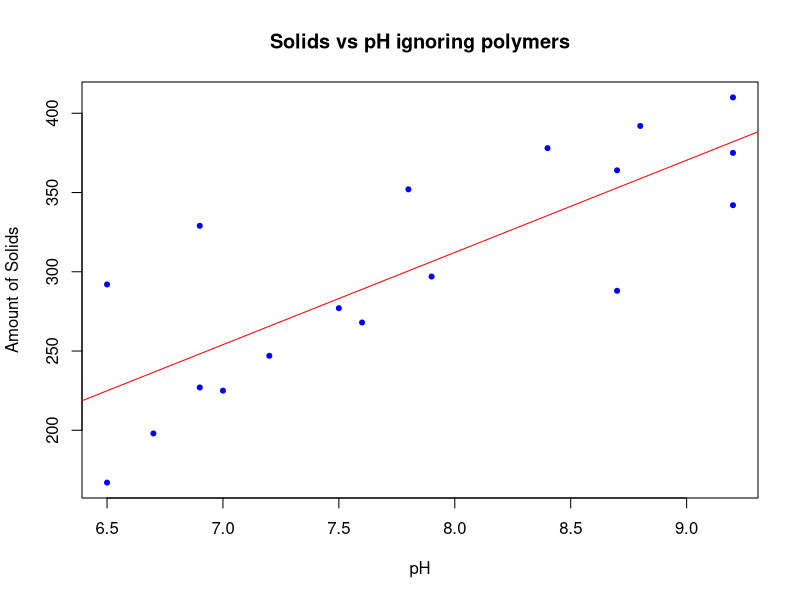
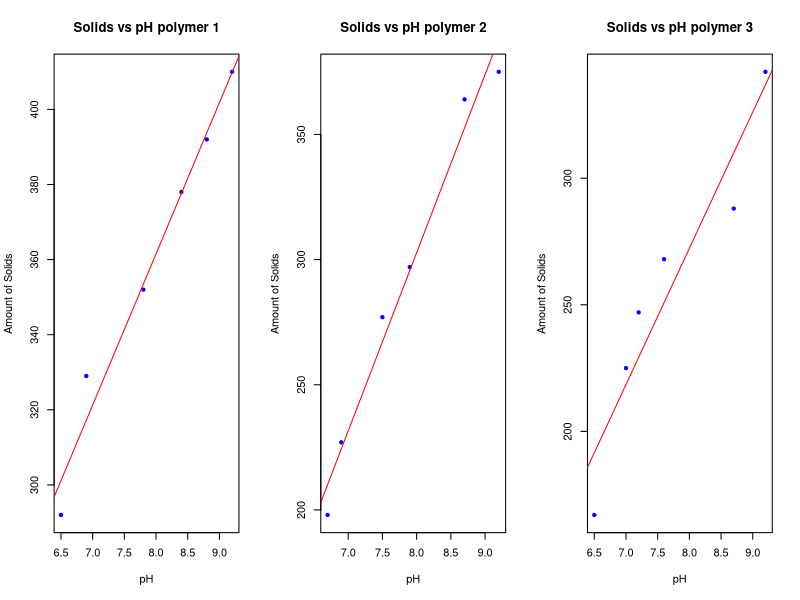
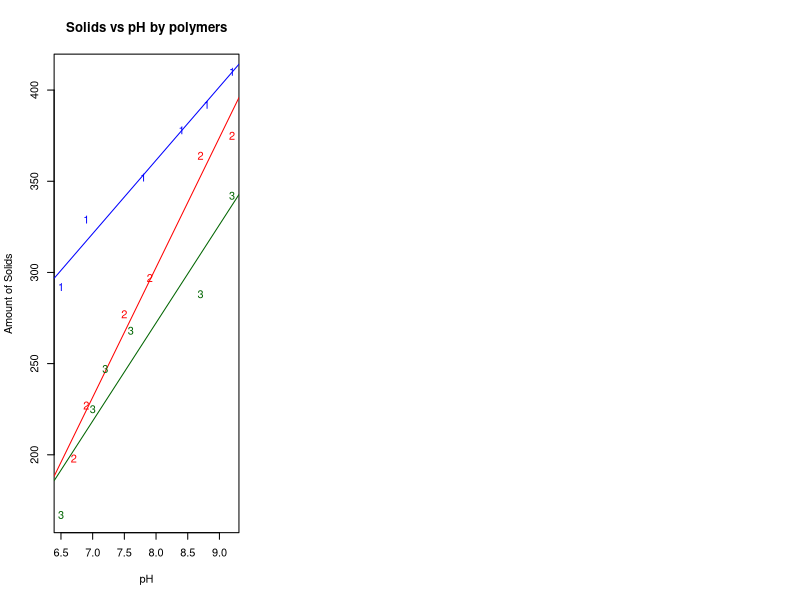

Recreate these plots in R, in order.
data <- read.csv("polymers.csv",header=TRUE) # Define the .csv file as "data" 
data # Print the data frame
data[,1]
data$ph
attach(data)
ph
subset(data, polymer==1)
ph[1:6]
ph[polymer==1]
plot(ph,solids,type="p",pch=20, col="blue", main="Solids vs pH ignoring polymers", xlab="pH",ylab="Amount of Solids") # Produce the scaterplot
abline(lm(solids~ph), col="red") # adds the regression line in the scatterplot
cor(ph,solids)
par(mfrow=c(1,3)) # Print three plots in a horizontal array in the same window 

# Scaterplot, regression line and correlation for observation in polymer 1 
plot(ph[polymer==1],solids[polymer==1],type="p",pch=20, col="blue", main="Solids vs pH polymer 1", xlab="pH",ylab="Amount of Solids")
abline(lm(solids[polymer==1]~ph[polymer==1]), col="red") 
cor(solids[polymer==1],ph[polymer==1])
# Scaterplot, regression line and correlation for observation in polymer 2
plot(ph[polymer==2],solids[polymer==2],type="p",pch=20, col="blue", main="Solids vs pH polymer 2", xlab="pH",ylab="Amount of Solids")
abline(lm(solids[polymer==2]~ph[polymer==2]), col="red")
cor(solids[polymer==2],ph[polymer==2])
# Scaterplot, regression line and correlation for observation in polymer 3
plot(ph[polymer==3],solids[polymer==3],type="p",pch=20, col="blue", main="Solids vs pH polymer 3", xlab="pH",ylab="Amount of Solids")
abline(lm(solids[polymer==3]~ph[polymer==3]), col="red")
cor(solids[polymer==3],ph[polymer==3])
plot(ph[1:6],solids[1:6],type="p",pch=paste(1), col="blue", xlim=c(min(ph),max(ph)), ylim=c(min(solids),max(solids)), main="Solids vs pH by polymers", xlab="pH",ylab="Amount of Solids") #  Scatterplot of observations for polymer 1. Note xlim and ylim is fixin the scale of the plot
abline(lm(solids[1:6]~ph[1:6]),col="blue") # add regression line for polymer 1

points(ph[7:12],solids[7:12],type="p",pch=paste(2), col="red") # add points corresponding to polymer 2
abline(lm(solids[7:12]~ph[7:12]),col="red") # add regression line for polymer 2

points(ph[13:18],solids[13:18],type="p",pch=paste(3), col="darkgreen") # add points corresponding to polymer 3
abline(lm(solids[13:18]~ph[13:18]),col="darkgreen") # add regression line for polymer 3
mod0 <- lm(solids~ph) # Name model "mod0"
summary(mod0) # Print the summary of the model
# Model and oputput for polymer 1
mod1 <- lm(solids[polymer==1]~ph[polymer==1]) 
summary(mod1)
# Model and oputput for polymer 2
mod2 <- lm(solids[polymer==2]~ph[polymer==2]) 
summary(mod2)
# Model and oputput for polymer 3
mod3 <- lm(solids[polymer==3]~ph[polymer==3]) 
summary(mod3)
poly1 <- as.numeric(polymer==1) # This variable has 1's for the observations that correspond to polymer 1 and 0's everywhere else
poly1
mod4 <- lm(solids[1:12] ~ ph[1:12] + poly1[1:12] + ph[1:12]*poly1[1:12]) # Polymers 1 and 2 correspond to the firts 12 observations in the data 
summary(mod4)